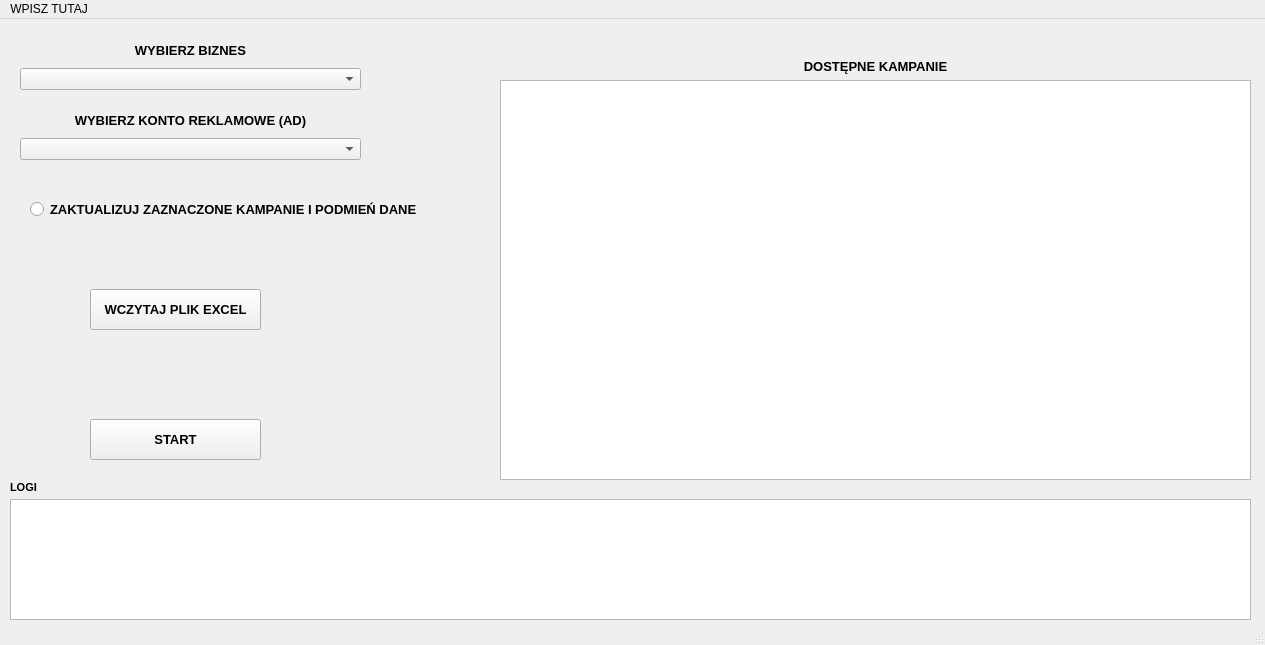
<?xml version="1.0" encoding="UTF-8"?>
<ui version="4.0">
    <class>MainWindow</class>
    <widget class="QMainWindow" name="MainWindow">
        <property name="geometry">
            <rect>
                <x>0</x>
                <y>0</y>
                <width>1265</width>
                <height>645</height>
            </rect>
        </property>
        <property name="windowTitle">
            <string>MainWindow</string>
        </property>
        <widget class="QWidget" name="centralwidget">
            <widget class="QWidget" name="gridLayoutWidget">
                <property name="geometry">
                    <rect>
                        <x>20</x>
                        <y>20</y>
                        <width>341</width>
                        <height>51</height>
                    </rect>
                </property>
                <layout class="QGridLayout" name="gridLayout">
                    <item row="1" column="0">
                        <widget class="QComboBox" name="businessComboBox"/>
                    </item>
                    <item row="0" column="0">
                        <widget class="QLabel" name="label">
                            <property name="font">
                                <font>
                                    <family>Arial</family>
                                    <pointsize>10</pointsize>
                                    <bold>true</bold>
                                </font>
                            </property>
                            <property name="text">
                                <string>WYBIERZ BIZNES</string>
                            </property>
                            <property name="alignment">
                                <set>Qt::AlignCenter</set>
                            </property>
                        </widget>
                    </item>
                </layout>
            </widget>
            <widget class="QWidget" name="gridLayoutWidget_2">
                <property name="geometry">
                    <rect>
                        <x>20</x>
                        <y>90</y>
                        <width>341</width>
                        <height>51</height>
                    </rect>
                </property>
                <layout class="QGridLayout" name="gridLayout_2">
                    <item row="1" column="0">
                        <widget class="QComboBox" name="adAccountsComboBox"/>
                    </item>
                    <item row="0" column="0">
                        <widget class="QLabel" name="label_2">
                            <property name="font">
                                <font>
                                    <family>Arial</family>
                                    <pointsize>10</pointsize>
                                    <bold>true</bold>
                                </font>
                            </property>
                            <property name="text">
                                <string>WYBIERZ KONTO REKLAMOWE (AD)</string>
                            </property>
                            <property name="alignment">
                                <set>Qt::AlignCenter</set>
                            </property>
                        </widget>
                    </item>
                </layout>
            </widget>
            <widget class="QWidget" name="gridLayoutWidget_3">
                <property name="geometry">
                    <rect>
                        <x>500</x>
                        <y>40</y>
                        <width>751</width>
                        <height>421</height>
                    </rect>
                </property>
                <layout class="QGridLayout" name="gridLayout_3">
                    <item row="0" column="0">
                        <widget class="QLabel" name="label_3">
                            <property name="font">
                                <font>
                                    <family>Arial</family>
                                    <pointsize>10</pointsize>
                                    <bold>true</bold>
                                </font>
                            </property>
                            <property name="text">
                                <string>DOSTĘPNE KAMPANIE</string>
                            </property>
                            <property name="alignment">
                                <set>Qt::AlignCenter</set>
                            </property>
                        </widget>
                    </item>
                    <item row="1" column="0">
                        <widget class="QListView" name="campaignListView">
                            <property name="editTriggers">
                                <set>QAbstractItemView::SelectedClicked</set>
                            </property>
                        </widget>
                    </item>
                </layout>
            </widget>
            <widget class="QRadioButton" name="radioButton">
                <property name="geometry">
                    <rect>
                        <x>30</x>
                        <y>180</y>
                        <width>391</width>
                        <height>20</height>
                    </rect>
                </property>
                <property name="font">
                    <font>
                        <family>Arial</family>
                        <pointsize>10</pointsize>
                        <bold>true</bold>
                    </font>
                </property>
                <property name="text">
                    <string>ZAKTUALIZUJ ZAZNACZONE KAMPANIE I PODMIEŃ DANE</string>
                </property>
            </widget>
            <widget class="QPushButton" name="loadFileButton">
                <property name="geometry">
                    <rect>
                        <x>90</x>
                        <y>270</y>
                        <width>171</width>
                        <height>41</height>
                    </rect>
                </property>
                <property name="font">
                    <font>
                        <family>Arial</family>
                        <pointsize>10</pointsize>
                        <bold>true</bold>
                    </font>
                </property>
                <property name="text">
                    <string>WCZYTAJ PLIK EXCEL</string>
                </property>
            </widget>
            <widget class="QPushButton" name="pushButton_2">
                <property name="geometry">
                    <rect>
                        <x>90</x>
                        <y>400</y>
                        <width>171</width>
                        <height>41</height>
                    </rect>
                </property>
                <property name="font">
                    <font>
                        <family>Arial</family>
                        <pointsize>10</pointsize>
                        <bold>true</bold>
                    </font>
                </property>
                <property name="text">
                    <string>START</string>
                </property>
            </widget>
            <widget class="QPlainTextEdit" name="logTextEdit">
                <property name="geometry">
                    <rect>
                        <x>10</x>
                        <y>480</y>
                        <width>1241</width>
                        <height>121</height>
                    </rect>
                </property>
            </widget>
            <widget class="QLabel" name="label_4">
                <property name="geometry">
                    <rect>
                        <x>10</x>
                        <y>460</y>
                        <width>49</width>
                        <height>16</height>
                    </rect>
                </property>
                <property name="font">
                    <font>
                        <family>Arial</family>
                        <pointsize>8</pointsize>
                        <bold>true</bold>
                    </font>
                </property>
                <property name="text">
                    <string>LOGI</string>
                </property>
            </widget>
        </widget>
        <widget class="QMenuBar" name="menubar">
            <property name="geometry">
                <rect>
                    <x>0</x>
                    <y>0</y>
                    <width>1265</width>
                    <height>22</height>
                </rect>
            </property>
            <widget class="QMenu" name="menuAUTO_FB_BOOST">
                <property name="title">
                    <string>WPISZ TUTAJ</string>
                </property>
            </widget>
            <addaction name="menuAUTO_FB_BOOST"/>
        </widget>
        <widget class="QStatusBar" name="statusbar"/>
    </widget>
    <resources/>
    <connections/>
</ui>
